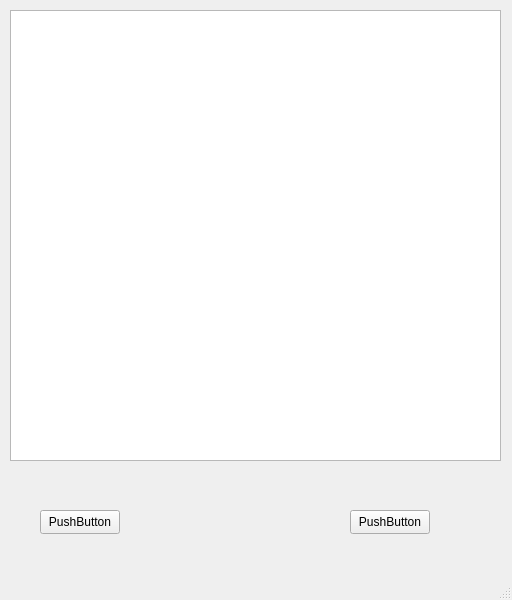
<?xml version="1.0" encoding="UTF-8"?>
<ui version="4.0">
 <class>Comp_Table</class>
 <widget class="QMainWindow" name="Comp_Table">
  <property name="geometry">
   <rect>
    <x>0</x>
    <y>0</y>
    <width>512</width>
    <height>600</height>
   </rect>
  </property>
  <property name="windowTitle">
   <string>MainWindow</string>
  </property>
  <widget class="QWidget" name="centralwidget">
   <widget class="QTableView" name="tableView">
    <property name="geometry">
     <rect>
      <x>10</x>
      <y>10</y>
      <width>491</width>
      <height>451</height>
     </rect>
    </property>
   </widget>
   <widget class="QPushButton" name="pushButton">
    <property name="geometry">
     <rect>
      <x>40</x>
      <y>510</y>
      <width>80</width>
      <height>24</height>
     </rect>
    </property>
    <property name="text">
     <string>PushButton</string>
    </property>
   </widget>
   <widget class="QPushButton" name="pushButton_2">
    <property name="geometry">
     <rect>
      <x>350</x>
      <y>510</y>
      <width>80</width>
      <height>24</height>
     </rect>
    </property>
    <property name="text">
     <string>PushButton</string>
    </property>
   </widget>
  </widget>
  <widget class="QMenuBar" name="menubar">
   <property name="geometry">
    <rect>
     <x>0</x>
     <y>0</y>
     <width>512</width>
     <height>21</height>
    </rect>
   </property>
  </widget>
  <widget class="QStatusBar" name="statusbar"/>
 </widget>
 <resources/>
 <connections/>
</ui>
